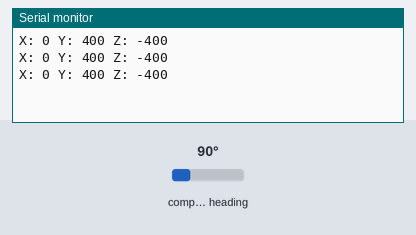
Recording of a sketch running on a simulated Arduino Uno, built with avr-gcc and run on an emulated ATmega328P. Shown: the last lines printed to the serial monitor. Wiring (inferred from the names in the program): HMC5883L compass at I2C address 0x1E. Inputs (shaded band) come from the test bench; at power-on: compass heading 90°.

Above: at 1.3 s.
1.4 s: compass heading set to 7°
At 1.9 s:
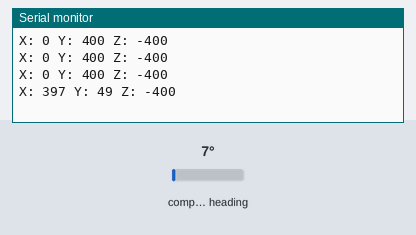
2.9 s: compass heading set to 180°
At 3.4 s:
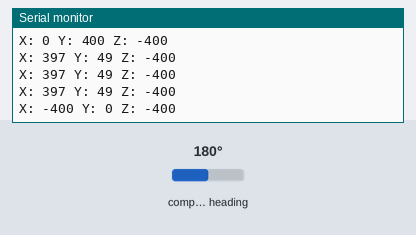
Timing chart, 0 to 5.9 s (numbered marks = the images above; inputs shaded):
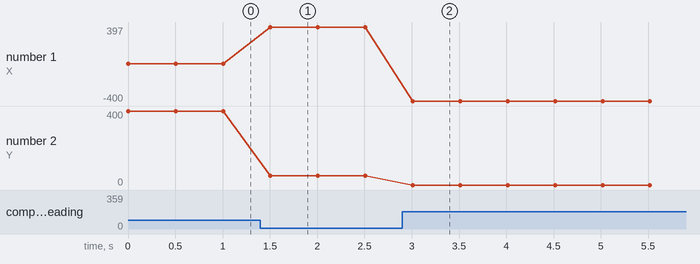

The sketch:

MECHAccTest.ino
```cpp
#include <Wire.h>

// HMC5883L I2C address
#define HMC5883L_ADDRESS 0x1E

void setup() {
  Wire.begin(); // Initialize I2C communication
  Serial.begin(9600); // Start serial communication for debugging

  // Initialize the HMC5883L sensor
  Wire.beginTransmission(HMC5883L_ADDRESS);
  Wire.write(0x00); // Select configuration register A
  Wire.write(0x70); // Set 8-average, 15 Hz default, normal measurement
  Wire.endTransmission();

  Wire.beginTransmission(HMC5883L_ADDRESS);
  Wire.write(0x01); // Select configuration register B
  Wire.write(0xA0); // Set gain = 5
  Wire.endTransmission();

  Wire.beginTransmission(HMC5883L_ADDRESS);
  Wire.write(0x02); // Select mode register
  Wire.write(0x00); // Continuous measurement mode
  Wire.endTransmission();
}

void loop() {
  int16_t x, y, z;

  // Request 6 bytes of data from the sensor
  Wire.beginTransmission(HMC5883L_ADDRESS);
  Wire.write(0x03); // Start reading from data output X MSB register
  Wire.endTransmission();
  Wire.requestFrom(HMC5883L_ADDRESS, 6);

  if (Wire.available() == 6) {
    x = (Wire.read() << 8) | Wire.read(); // Combine MSB and LSB for X-axis
    z = (Wire.read() << 8) | Wire.read(); // Combine MSB and LSB for Z-axis
    y = (Wire.read() << 8) | Wire.read(); // Combine MSB and LSB for Y-axis
  }

  // Print the raw magnetometer data
  Serial.print("X: ");
  Serial.print(x);
  Serial.print(" Y: ");
  Serial.print(y);
  Serial.print(" Z: ");
  Serial.println(z);

  delay(500); // Wait for 500ms before the next reading
}
```

Measured:
- after the input at 1.4 s, the serial monitor: prints a new line after 0.11 s (image 1)
- after the input at 2.9 s, the serial monitor: prints a new line after 0.11 s (image 2)
- plotted number 1: 0 → 397 after the input at 1.4 s
- plotted number 2: 400 → 49 after the input at 1.4 s
